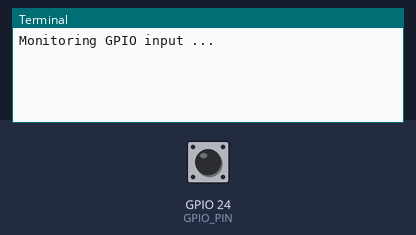
Simulated run of this program. Board: Raspberry Pi (BCM pin numbers). Shown: the last lines printed to the terminal. The inputs (shaded band) are chosen by the test bench; at power-on: GPIO 24 (GPIO_PIN) HIGH. The clock reads 2024-03-15 10:24:30 at power-on unless the program sets it; databases and web services accept everything at once and return nothing.

Above: at 1.2 s.
1.3 s: GPIO 24 (GPIO_PIN) pulled LOW for 0.15 s
At 1.8 s:
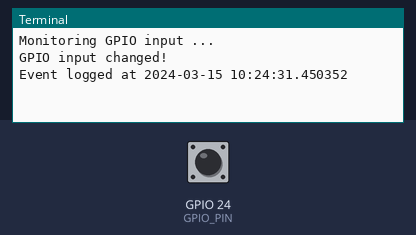
2.9 s: GPIO 24 (GPIO_PIN) pulled LOW for 1 s
At 4.3 s:
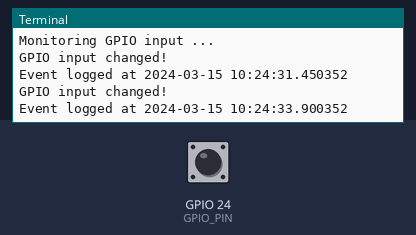
5.4 s: GPIO 24 (GPIO_PIN) pulled LOW for 0.15 s
At 6.1 s:
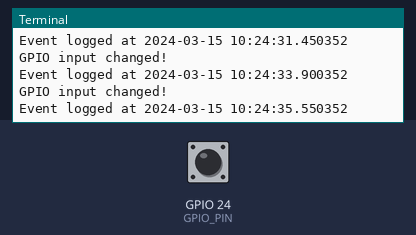

Measured:
- after the input at 1.3 s, the terminal: prints a new line after 0.15 s (image 1)
- after the input at 2.9 s, the terminal: prints a new line after 1.0 s (image 2)
- after the input at 5.4 s, the terminal: prints a new line after 0.15 s (image 3)

The program:

BeeCounterApp.py
```python
import RPi.GPIO as GPIO
import mysql.connector
from datetime import datetime

# Database configuration
DB_CONFIG = {
    'host':'10.0.0.50',
    'user':'pi',
    'password':'\&pegasus1\&',
    'database':'beecounterdb'
}

GPIO_PIN = 24
GPIO.setmode(GPIO.BCM)
GPIO.setup(GPIO_PIN, GPIO.IN, pull_up_down = GPIO.PUD_UP)


def insert_event_into_db():
    try:
        event_time = datetime.now()
        connection = mysql.connector.connect(**DB_CONFIG)
        cursor = connection.cursor()

        query = "INSERT INTO BEE_TRAFFIC(BT_LB_ID, BT_LIGHT_BARRIER_CROSS_DATE_TIME) VALUES (11, %s)"
        cursor.execute(query, (event_time,))

        connection.commit()
        print(f"Event logged at {event_time}")
    except mysql.connector.Error as e:
        print(f"Error inserting Light Barrier crossing event into database: {e}")
    finally:
        if connection.is_connected():
            cursor.close()
            connection.close()

def gpio_even_callback(channel):
    print ("GPIO input changed!")
    insert_event_into_db()

GPIO.add_event_detect(GPIO_PIN, GPIO.RISING, callback=gpio_even_callback, bouncetime = 200)

try:
    print("Monitoring GPIO input ...")
    while True:
        pass
except KeyboardInterrupt:
    print ("Exiting...")
finally:
    GPIO.cleanup()
```
